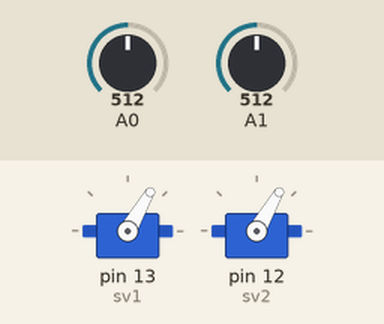
Bench run of a sketch on a simulated Arduino Uno, built with avr-gcc and run on an emulated ATmega328P. On the bench: 2 × servo. The test bench sets the inputs (shaded band); at power-on: A0 = 512, A1 = 512.

Above: at 1.2 s.
1.3 s: A0 set to 716
At 2.2 s:
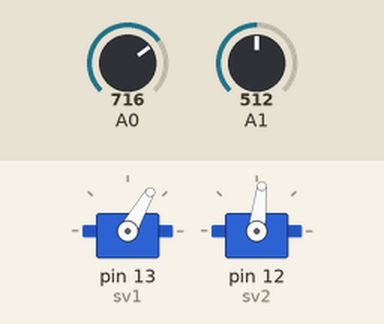
2.8 s: A1 set to 716
At 3.4 s:
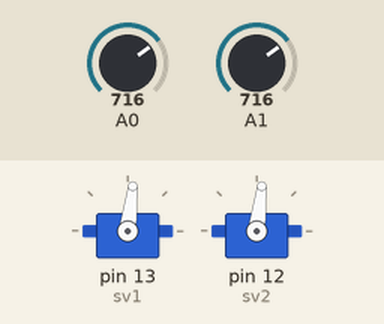
4.3 s: A0 set to 900
At 5.5 s:
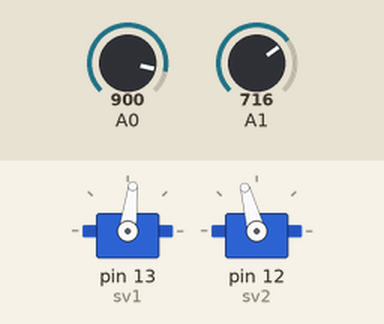
5.8 s: A1 set to 900
At 6.3 s:
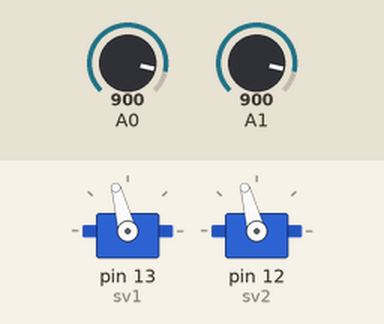
7.3 s: A0 set to 1023
At 8.5 s:
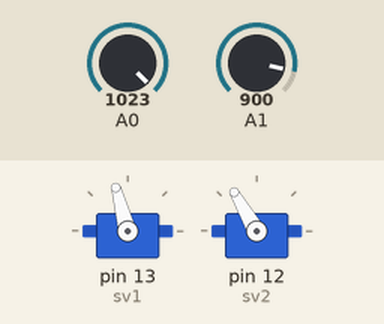
8.8 s: A1 set to 1023
At 9.8 s:
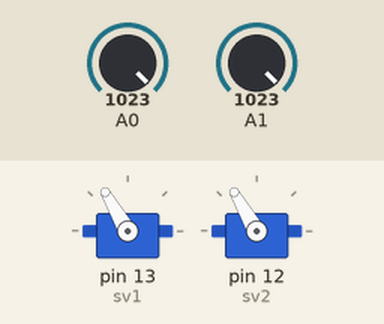
Timing chart, 0 to 11.3 s (numbered marks = the images above; inputs shaded):
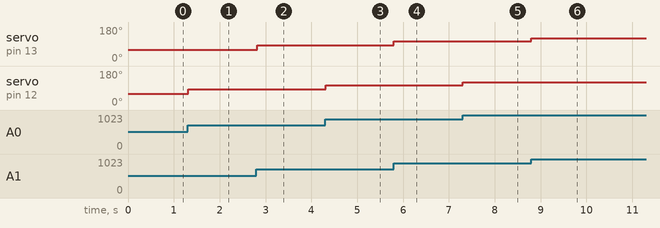

The sketch:

GAME.ino
```cpp
#include <Servo.h>

Servo sv1;
Servo sv2;

void setup() {
  // put your setup code here, to run once:
  sv1.attach(13);
  sv2.attach(12);
}

void loop() {
  // put your main code here, to run repeatedly:
  int x=analogRead(A0); //A0입력값 x에 저장
  int y=analogRead(A1); //A1입력값 y에 저장

  int angle1=map(y,0,1023,0,120);
  sv1.write(angle1); //서브모터(13번)에 angle1값만큼 출력

  int angle2=map(x,0,1023,0,120);
  sv2.write(angle2); //서브모터(12번)에 angle2값만큼 출력

  delay(15);
}
```

Measured:
- after the input at 1.3 s, servo on pin 12 (sv2): 60° → 83° at once
- after the input at 2.8 s, servo on pin 13 (sv1): 60° → 83° at once
- after the input at 4.3 s, servo on pin 12 (sv2): 83° → 105° at once
- after the input at 5.8 s, servo on pin 13 (sv1): 83° → 105° at once
- after the input at 7.3 s, servo on pin 12 (sv2): 105° → 120° at once
- after the input at 8.8 s, servo on pin 13 (sv1): 105° → 120° at once
